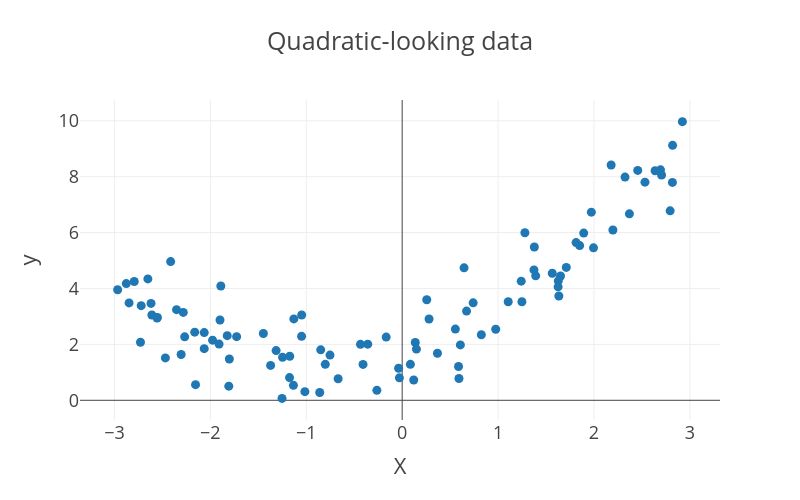

Here is the notebook cell this chart was saved with:
### Code cell
px.scatter(x=X.flatten(), y=y.flatten(), title='Quadratic-looking data', labels={'x': 'X', 'y': 'y'}, width=800, height=500)
